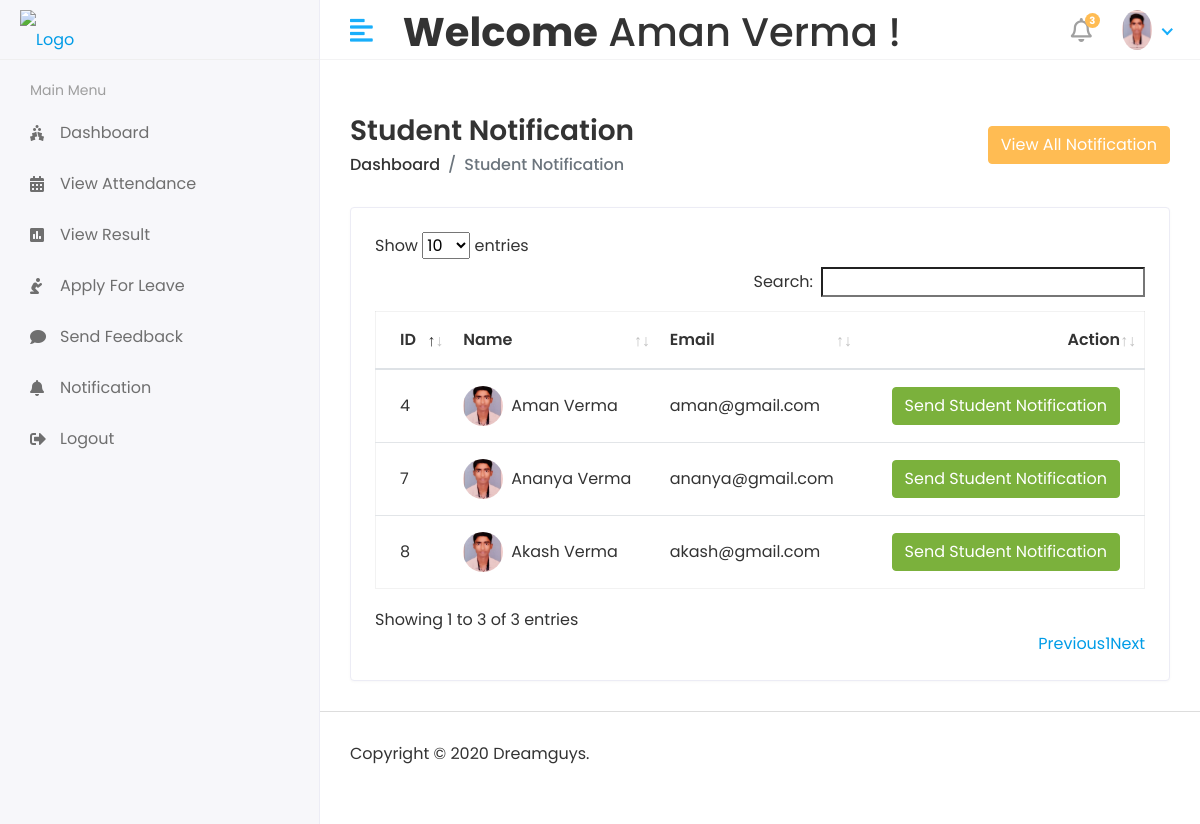
/Hod/Student/Send_Notification (signed in), run on the app's committed database.
### app/models.py (models this page shows, shortened)
class CustomUser(AbstractUser):
    USER = (
        ('1','HOD'),
        ('2','STAFF'),
        ('3','STUDENT'),
    )
    user_type = models.CharField(choices=USER,max_length=50,default=1)
    profile_pic = models.ImageField(upload_to='media/profile_pic')

class Student(models.Model):
    admin = models.OneToOneField(CustomUser,on_delete=models.CASCADE)
    address = models.TextField()
    gender = models.CharField(max_length=100)
    course_id = models.ForeignKey(Course,on_delete=models.DO_NOTHING)
    session_year_id = models.ForeignKey(Session_Year,on_delete=models.DO_NOTHING)
    created_at = models.DateTimeField(auto_now_add=True)
    updated_at = models.DateTimeField(auto_now_add=True)

### College_ERP/HOD_views.py (the view)
# urls.py: path('Hod/Student/Send_Notification',HOD_views.STUDENT_SEND_NOTIFICATION,name='student_send_notification'),
def STUDENT_SEND_NOTIFICATION(request):
    student = Student.objects.all()
    context = {
        'student':student,
    }
    return render(request,'Hod/student_notification.html',context)

### templates/Hod/student_notification.html (shortened to what this page needs)
{% extends 'base.html' %}
{% block content %}
<div class="content container-fluid">
    <div class="page-header">
        <div class="row align-items-center">
            <div class="col">
                <h3 class="page-title">Student Notification</h3>
                <ul class="breadcrumb">
                    <li class="breadcrumb-item"><a href="index.html">Dashboard</a></li>
                    <li class="breadcrumb-item active">Student Notification</li>
                </ul>
            </div>
            <div class="col-auto text-right float-right ml-auto">
                <button type="button" class="btn btn-primary" data-toggle="modal" data-target="#exampleModalCenter">View
                    All Notification</button>
            </div>
        </div>
    </div>
    <div class="row">
        <div class="col-sm-12">
            <div class="card card-table">
                <div class="card-body">
                    <div class="table-responsive">
                        <table id="table_id" class="table table-hover table-center mb-0">
                            <thead>
                                <tr>
                                    <th>ID</th>
                                    <th>Name</th>
                                    <th>Email</th>
                                    <th class="text-right">Action</th>
                                </tr>
                            </thead>
                            <tbody>
                                {% for i in student %}
                                <tr>
                                    <td>{{i.id}}</td>
                                    <td>
                                        <h2 class="table-avatar">
                                            <a href="student-details.html" class="avatar avatar-sm mr-2"><img
                                                    class="avatar-img rounded-circle" src="/{{i.admin.profile_pic}}"
                                                    alt="User Image"></a>
                                            <a
                                                href="student-details.html">{{i.admin.first_name}}&nbsp{{i.admin.last_name}}</a>
                                        </h2>
                                    </td>
                                    <td>{{i.admin.email}}</td>
                                    <td class="text-right">
                                        <button type="button" class="btn btn-success" data-toggle="modal"
                                            data-target="#send_notification_model-{{forloop.counter}}">Send Student
                                            Notification</button>
                                    </td>
                                </tr>
                                {% endfor %}
                            </tbody>
                        </table>
                    </div>
                </div>
            </div>
        </div>
    </div>
</div>
{% endblock %}

### templates/includes/header.html (shortened to what this page needs)
{% load static %}
<div class="header">
    <div class="header-left">
        <a href="index.html" class="logo">
            <img src="{% static 'assets/img/logo.png' %}" alt="Logo">
        </a>
    </div>
    <a href="javascript:void(0);" id="toggle_btn">
        <i class="fas fa-align-left"></i>
    </a>
    <div class="top-nav-search mt-2">
        <h1><strong>Welcome</strong>&nbsp<span>{{ user.first_name }} {{ user.last_name }}</span>&nbsp!</h1>
    </div>
    <ul class="nav user-menu">
        <li class="nav-item dropdown noti-dropdown">
            <a href="#" class="dropdown-toggle nav-link" data-toggle="dropdown">
                <i class="far fa-bell"></i> <span class="badge badge-pill">3</span>
            </a>
        </li>
        <li class="nav-item dropdown has-arrow">
            <a href="#" class="dropdown-toggle nav-link" data-toggle="dropdown">
                <span class="user-img"><img class="rounded-circle"
                        src="/{{user.profile_pic}}" width="30" height="40" alt="Ryan Taylor"></span>
            </a>
        </li>
    </ul>
</div>

### static/assets/css/style.css (style rules this page uses)
html { height: 100%; }
body { background-color: #fff; color: #333; font-family: 'Poppins', sans-serif; font-size: 1rem; height: 100%; line-height: 1.5; overflow-x: hidden; }
h1, h2, h3, h4, h5, h6 { font-family: 'Poppins', sans-serif; margin-top: 0; }
a { color: #009ce7; }
input, button, a { transition: all 0.4s ease; -moz-transition: all 0.4s ease; -o-transition: all 0.4s ease; -ms-transition: all 0.4s ease; -webkit-transition: all 0.4s ease; }
input, input:focus, button, button:focus { outline: none; }
ul, ol { padding: 0px; list-style: none; }
.table { color: #333; max-width: 100%; margin-bottom: 0; width: 100%; }
.table.dataTable { border-collapse: collapse !important; border: 1px solid rgba(0, 0, 0, 0.05); }
table.table td h2 { display: inline-block; font-size: inherit; font-weight: 400; margin: 0; padding: 0; vertical-align: middle; }
table.table td h2.table-avatar { align-items: center; display: inline-flex; font-size: inherit; font-weight: 400; margin: 0; padding: 0; vertical-align: middle; white-space: nowrap; }
table.table td h2 a { color: #333; }
.table thead tr th { font-weight: 600; }
.table tbody tr { border-bottom: 1px solid rgba(0, 0, 0, 0.05); }
.table.table-center td, .table.table-center th { vertical-align: middle; }
.card-table .card-body .table > thead > tr > th { border-top: 0; }
.card-table .card-body .table tr td:first-child, .card-table .card-body .table tr th:first-child { padding-left: 1.5rem; }
.card-table .card-body .table tr td:last-child, .card-table .card-body .table tr th:last-child { padding-right: 1.5rem; }
.card-table .table td, .card-table .table th { border-top: 1px solid #e2e5e8; padding: 1rem 0.75rem; white-space: nowrap; }
.btn-primary { background-color: #FFBC53; border: 1px solid #FFBC53; }
.btn-success { background-color: #7bb13c; border: 1px solid #7bb13c }
.card { border: 1px solid #ececf5; box-shadow: 0 1px 3px 0 rgba(0, 0, 0, 0.03); margin-bottom: 1.875rem; }
.card-body { padding: 1.5rem; }
.avatar { position: relative; display: inline-block; width: 3rem; height: 3rem }
.avatar > img { width: 100%; height: 100%; -o-object-fit: cover; object-fit: cover; }
.avatar-sm { width: 2.5rem; height: 2.5rem; }
.header { background-color: #fff; border-bottom: 1px solid #f3f3f4; left: 0; position: fixed; right: 0; top: 0; z-index: 1001; height: 60px; }
.header .header-left { float: left; height: 60px; padding: 0 20px; position: relative; width: 320px; z-index: 1; transition: all 0.2s ease-in-out; background-color: #f7f7fa; border-bottom: 1px solid #efefef; border-right: 1px solid #ececf5; display: flex; align-items: center; }
.header .header-left .logo { display: inline-block; line-height: 60px; }
.header .header-left .logo img { max-height: 40px; width: auto; }
.header .dropdown-toggle:after { display: none; }
.header .has-arrow .dropdown-toggle:after { border-top: 0; border-left: 0; border-bottom: 2px solid #18aefa; border-right: 2px solid #18aefa; content: ''; height: 8px; display: inline-block; pointer-events: none; -webkit-transform-origin: 66% 66%; -ms-transform-origin: 66% 66%; transform-origin: 66% 66%; -webkit-transform: rotate(45deg); -ms-transform: rotate(45deg); transform: rotate(45deg); -webkit-transition: all 0.15s ease-in-out; transition: all 0.15s ease-in-out; width: 8px; vertical-align: 0px; }
.user-menu { float: right; margin: 0; position: relative; z-index: 99; padding-right: 15px; }
.user-menu.nav > li > a { color: #a0a0a0; font-size: 14px; line-height: 58px; padding: 0 15px; height: 60px; }
.user-img { margin-right: 3px; position: relative; }
.top-nav-search { float: left; margin-left: 15px; }
.page-wrapper > .content { padding: 1.875rem 1.875rem 0; }
.page-header { margin-bottom: 1.875rem; }
.page-header .breadcrumb { background-color: transparent; color: #6c757d; font-size: 1rem; font-weight: 500; margin-bottom: 0; padding: 0; }
.page-header .breadcrumb a { color: #333; }
.page-title { font-size: 28px; font-weight: 600; color: #333; margin-bottom: 5px; }
.user-menu.nav > li > a .badge { background-color: #FFBC53; display: block; font-size: 10px; font-weight: bold; height: 15px; width: 15px; position: absolute; right: 7px; top: 13px; color: #fff; padding: 3px; }
.user-menu.nav > li > a > i { font-size: 1.5rem; line-height: 60px; }
@media (min-width: 992px) { #toggle_btn { align-items: center; color: #18aefa; display: inline-flex; float: left; font-size: 26px; height: 60px; justify-content: center; margin-left: 15px; padding: 0 15px; } }

### data on the page
CustomUser: first_name "Aman", last_name "Verma", profile_pic (picture)
Student: id "4", admin.profile_pic (picture), admin.first_name "Aman", admin.last_name "Verma", admin.email "aman@gmail.com"
Student: id "7", admin.profile_pic (picture), admin.first_name "Ananya", admin.last_name "Verma", admin.email "ananya@gmail.com"
Student: id "8", admin.profile_pic (picture), admin.first_name "Akash", admin.last_name "Verma", admin.email "akash@gmail.com"
